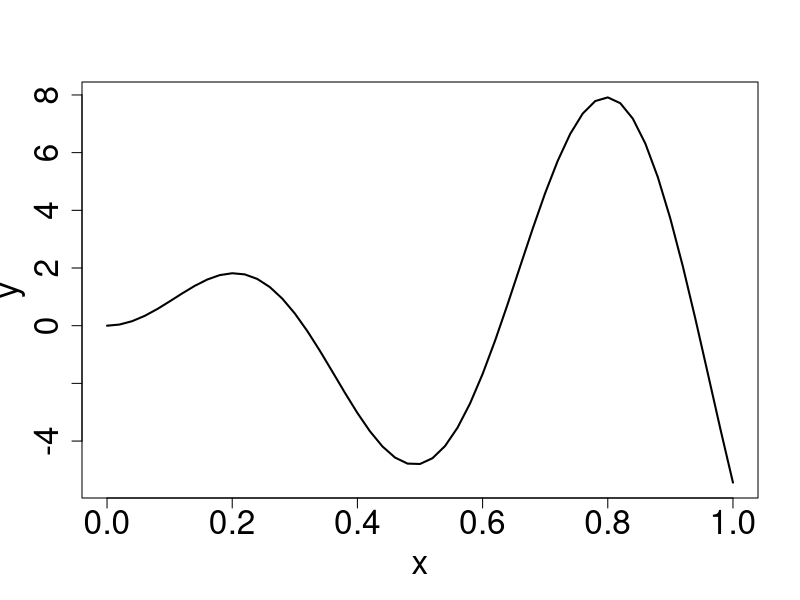
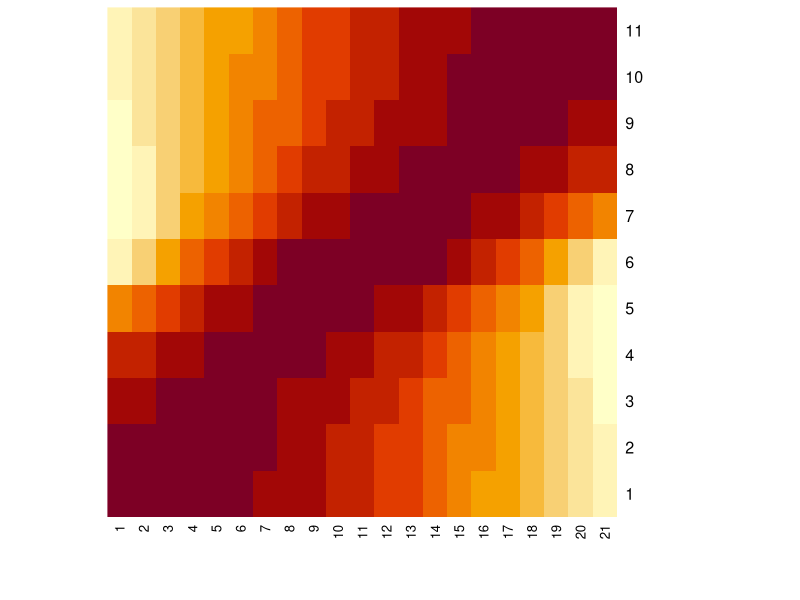
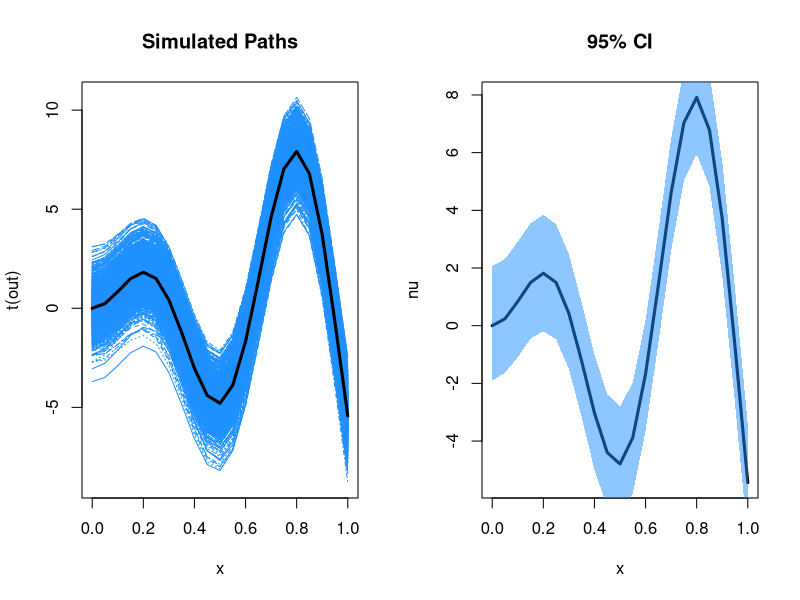

Here is the R script that generated these plots, in order:
###-------------------------------------------------------------------
### Mean Function
###-------------------------------------------------------------------
m <- function(x){
    10 * x * sin(10 * x)
}

x = seq(0, 1, length.out = 51)
y = m(x)
par(mfrow = c(1,1))
plot(x, y, type = 'l', lwd = 2, cex.axis = 2, cex.lab = 2)


###-------------------------------------------------------------------
### Covariance Function
###-------------------------------------------------------------------
K <- function(x, xprime, ell = 10) {
    
    # Force it to column matrix
    x = matrix(x)
    xprime = matrix(xprime)
   
    # Check how many rows.
    p= dim(x)[1];    
    n= dim(xprime)[1];

    # Broadcast the matrix
    x = matrix(x, nrow = p, ncol = n)
    xprime = matrix(xprime, nrow = n, ncol = p)

    # Compute the kernel
    xprime = t(xprime)
    return(exp(-abs(x - xprime)^2 / ell))
}

# Generate x and y
x = seq(0, 1, length.out = 11) # m = 11
y = seq(0, 1, length.out = 21) # n = 21

# Plot the heatmap without reordering the rows and columns
heatmap(K(x, y), Rowv = NA, Colv = NA)

###-------------------------------------------------------------------
### GP Generation
###-------------------------------------------------------------------
# Continuing above codes
n = 21
x = seq(0, 1, length.out = n)

# Compute Mean
nu = m(x)

# Compute Covariance
S = K(x, x, ell = 1)
jitter = diag(n) * 1e-10 # For numerical stability
A = t(chol(S + jitter))

# Generate Z
nsim = 1000
out = array(NA, dim = c(nsim, n))
for (i in 1:nsim){
    set.seed(i)
    Z = rnorm(n)
    out[i, ] = nu + A %*% Z # One sample

}

par(mfrow = c(1, 2))
# Plot 1: Plotting all the simulated paths
matplot(x, t(out), type = 'l', col = 'dodgerblue', main = 'Simulated Paths')
lines(x, nu, type = 'l', lwd = 3, col = 'black')

# Plot 2: 95% CI
ub = apply(out, 2, function(x) quantile(x, 0.975))
lb = apply(out, 2, function(x) quantile(x, 0.025))
tp_blue = grDevices::adjustcolor("dodgerblue", alpha.f = 0.5)
plot(x, nu, type = 'l', lwd = 3, col = 'black', main = '95% CI')
polygon(c(x, rev(x)), c(lb, rev(ub)), col = tp_blue, border = NA)




